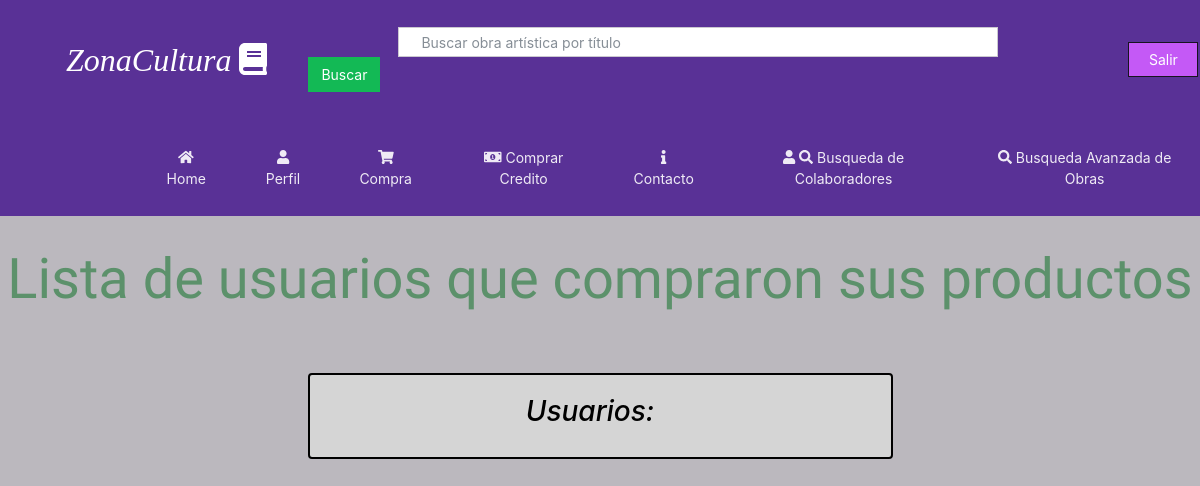
The page /VistaCompradores (signed in) on the database as committed earlier.
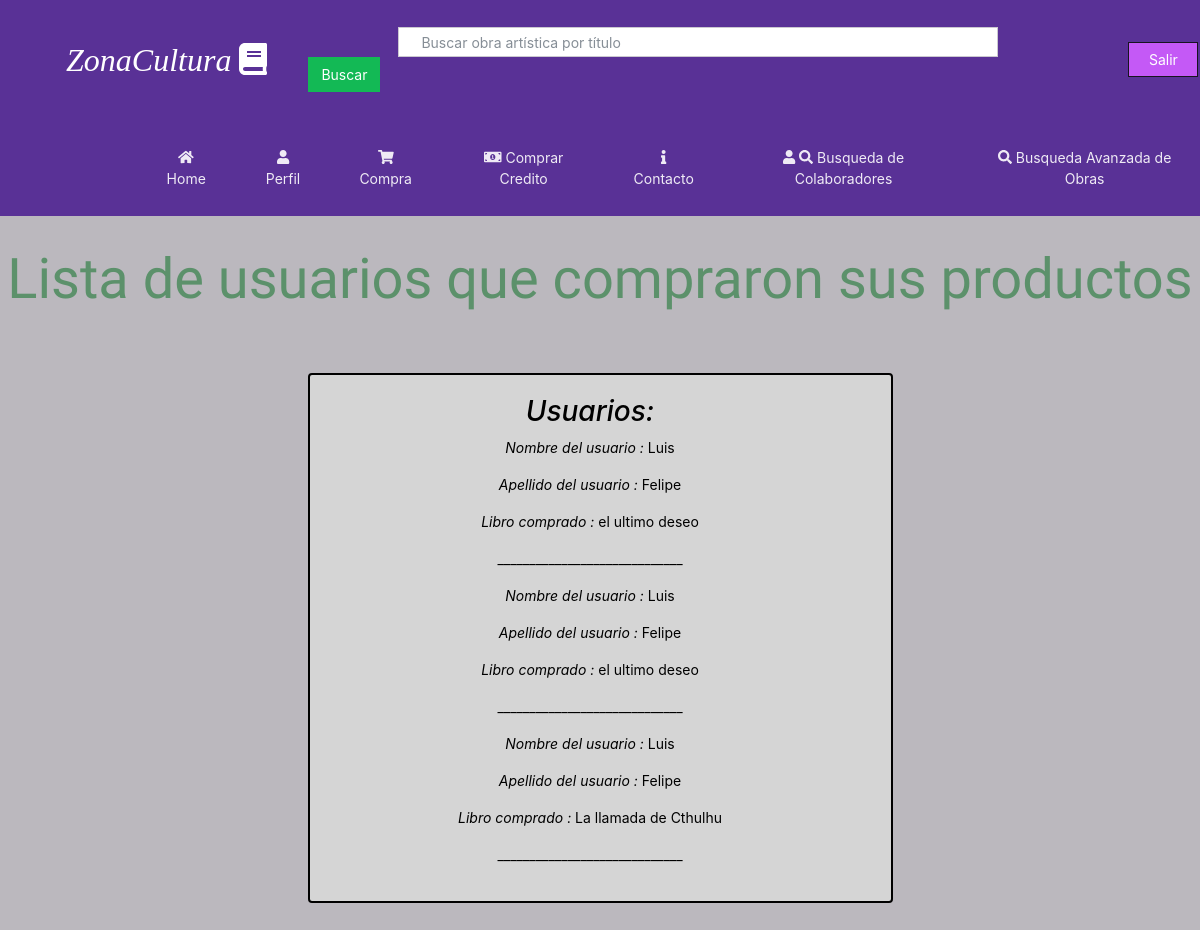
The same page on the database as committed later.
### homePage/models.py (models this page shows, shortened)
class Compradores(models.Model):
		libro = models.ForeignKey(infoLibro, on_delete=models.SET_NULL,null=True)
		manualidad = models.ForeignKey(contenidoManualidad, on_delete=models.SET_NULL,null=True)
		multimedia = models.ForeignKey(contenidoMultimedia, on_delete=models.SET_NULL,null=True)
		usuarioDuenio=models.ForeignKey (infousuario,on_delete=models.SET_NULL, null=True,related_name='usuarioDuenio')
		usuarioComprador=models.ForeignKey (infousuario,on_delete=models.SET_NULL, null=True,related_name='usuarioComprador')

class infousuario(models.Model):
	cuantaCerrada=models.BooleanField(default=False)
	tieneCuentaActivada=models.BooleanField(default=True)
	balance= models.IntegerField(default=0,validators=[MinValueValidator(50)])
	user= models.OneToOneField (User,on_delete=models.CASCADE)
	descripcion=models.TextField(max_length=130, default="",blank=True, null=True)
	aficiones= models.ForeignKey(competencias,on_delete=models.CASCADE,null=True)
	es_CreadorDeContenido= models.BooleanField(default=False)
	profile_img=models.ImageField(upload_to='images/profile/',default='images/profile/perfilb.jpg',null=False,blank=False)
	es_Colaborador= models.BooleanField(default=False)
	numeroTelefono=models.PositiveIntegerField(blank=True, null=True, validators=[MinValueValidator(1000000),MaxValueValidator(9999999999)])

class infoLibro(models.Model):
	user=models.ForeignKey(User,on_delete=models.SET_NULL, null=True)
	archivo=models.FileField(upload_to='contenido/books/', validators=[validate_file_extension],default='contenido/books/default.pdf')
	genero= models.ForeignKey(GeneroLiterario, on_delete=models.SET_NULL, null=True)
	Titulo= models.CharField(max_length=50)
	Descripcion=models.TextField(max_length=2000)
	ISBN= models.IntegerField()
	PrecioLibro= models.IntegerField(default=0,validators=[MinValueValidator(50)])
	CantidadPaginas=models.IntegerField()
	Idioma=models.CharField(max_length=15)
	imagen=models.ImageField(upload_to='images/books/covers/',default='images/books/covers/default.jpg', null=True,blank=True )

### homePage/views.py (the view)
# urls.py: url(r'^VistaCompradores$', views.compradores_view, name='ver compradores'),
@login_required(login_url='/')
def compradores_view(request):
	if request.GET.get('Salir'):
		logout(request)
		return redirect('/')
	usuario= infousuario.objects.get(user = request.user)
	usuariosCompradores=[]
	usuariosCompraManu=[]
	usuariosCompraVid=[]
	compradxres=Compradores.objects.filter(usuarioDuenio=infousuario.objects.get(user = request.user))
	for item in compradxres:
		if( item.usuarioComprador is not None and item.libro is not None ):#Si es un libro
			usuariosCompradores.append(item)
		if( item.usuarioComprador is not None and item.manualidad is not None ):#Si es un libro
			usuariosCompraManu.append(item)
		if( item.usuarioComprador is not None and item.multimedia is not None ):#Si es un libro
			usuariosCompraVid.append(item)
	return render(request,'VistaCompradores.html',{'usuariosCompradores':usuariosCompradores,'usuariosCompraManu':usuariosCompraManu,'usuariosCompraVid':usuariosCompraVid})

### homePage/templates/VistaCompradores.html (shortened to what this page needs)
{% extends 'plantillaGeneral.html' %}
{% block extrahead %}
<link rel="stylesheet" href="/static/css/perfil.css">
{% endblock %}
{% block content %}
<h1 class="heading">Lista de usuarios que compraron sus productos</h1>
<div class="row">
	<div class="col col-3"></div>
	<div class="col col-6">
		<div class="container-7 conteiner">
			<h2 align="center"><em><i>Usuarios: </em></i></h2>
			<center>
				{% for  Usuarios in usuariosCompradores %}
				<p><em><i>Nombre del usuario : </i></em>{{Usuarios.usuarioComprador.user.first_name}}</p>
				<p><em><i>Apellido del usuario :</i></em> {{Usuarios.usuarioComprador.user.last_name}}</p>
				<p><em><i>Libro comprado : </i></em>{{Usuarios.libro.Titulo}}</p>
				<p>_____________________________</p>
				{%endfor%}
				</center>
		</div>
	</div>
{% endblock %}

### homePage/templates/plantillaGeneral.html (shortened to what this page needs)
	{% load staticfiles %}
<!DOCTYPE html>
<html lang="es">
<head>
	{% block extrahead %}
	{% endblock %}
	<link rel="stylesheet" type="text/css" href="{% static 'css/bootstrapm.min.css' %}">
	<link rel="stylesheet" href="https://use.fontawesome.com/releases/v5.0.8/css/solid.css">
    <link rel="stylesheet" href="/static/css/paginahome.css">
</head>
<body>
		{% block navbar %}
		<nav class="navbar navbar-expand-lg navbar-dark bg-primary">
			<a class="navbar-brand" href="/HomePage.html"><em><font size="6" color="#fff" face="Trebuchet MS" id="logo">ZonaCultura  <i class="fas fa-book"></i></font></em></a>
			<form class="form-inline my-2 my-lg-2" method = "POST" action="/BusquedaGeneral">
			    		<div class="col-12">
			      			<input class="form-control mr-sm-0" type="text" placeholder="Buscar obra artística por título" id="input-search" name = "buscarstring">
			      			<button class="btn btn-success" type="submit" id="Buscar">Buscar</button>
			    		</div>
			    	</form>
						<form class="form-inline my-2 my-lg-2" method = "GET">
			    		<div class="col-12">
			      			<button class="btn btn-dark my-5 my-sm-0" type="submit"  value="Salir" name='Salir'id="Salir">Salir</a></button>
			    		</div>
			    	</form>
		</nav>
		<nav class="navbar navbar-expand-lg navbar-dark bg-primary">
			<div class="collapse navbar-collapse" id="navbarColor01" align="center">
			    	<ul class="navbar-nav mr-auto">
			      		<li class="nav-item active" id="homen">
			        		<a class="nav-link" href="/HomePage"><i class="fas fa-home"></i> Home<span class="sr-only">(current)</span></a>
			      		</li>
			      		<li class="nav-item active">
			        		<a class="nav-link" href="/Perfil"><i class="fas fa-user"></i> Perfil</a>
			      		</li>
			      		<li class="nav-item active">
			        		<a class="nav-link" href="/CarritoVista"><i class="fas fa-shopping-cart"></i> Compra</a>
			      		</li>
			          <li class="nav-item active">
			            <a class="nav-link" href="/CompraCredito"><i class="fas fa-money-bill-alt"></i> Comprar Credito</a>
			          </li>
			          <li class="nav-item active">
			            <a class="nav-link" href=""><i class="fas fa-info"></i>  Contacto</a>
			          </li>
								<li class="nav-item active">
									<a class="nav-link" href="/BusquedaColaboradores"><i class="fas fa-user" ></i> <i class="fas fa-search"></i> Busqueda de Colaboradores</a>
			          </li>
								<li class="nav-item active">
			            <a class="nav-link" href="/BusquedaEspecifica"><i class="fas fa-search"></i> Busqueda Avanzada de Obras</a>
			          </li>
			    	</ul>
		</nav>
	{% endblock %}
	{% block content %}
	{% endblock %}
</body>
</html>

### homePage/static/css/perfil.css (style rules this page uses)
.heading { text-align: center; margin-top: 30px; margin-bottom: 60px; position: relative; font-family: 'Lobster', cursive; color: #5C916B; font-size: 4em; }
.container-7 { padding-top: 20px; padding-bottom: 20px; padding-right: 50px; padding-left: 30px; margin-right: 0px; margin-bottom: 50px; border-style: solid; border-width: 2px; border-color: black; border-radius: 4px; color: #000; background-color: #D5D5D5; }

### homePage/static/css/paginahome.css (style rules this page uses)
#input-search { width: 600px; height: 30px; text-indent: 10px; margin-left: 100px; }
#Salir { width: 70px; margin-left: 100px; margin-right: 0 auto; background-color: #C459F6; }
body { background-color: #BBB8BE; }
#logo { margin-top: 50px; margin-left: 50px; }
#Buscar { margin-left: 10px; }
#navbarColor01 { margin-left: 100px; }
.nav-link { margin-left: 40px; }

Rows that differ between the two databases and show on the page:
added Compradores: usuarioComprador.user.first_name "Luis", usuarioComprador.user.last_name "Felipe", libro.Titulo "el ultimo deseo"
added Compradores: usuarioComprador.user.first_name "Luis", usuarioComprador.user.last_name "Felipe", libro.Titulo "el ultimo deseo"
added Compradores: usuarioComprador.user.first_name "Luis", usuarioComprador.user.last_name "Felipe", libro.Titulo "La llamada de Cthulhu"
